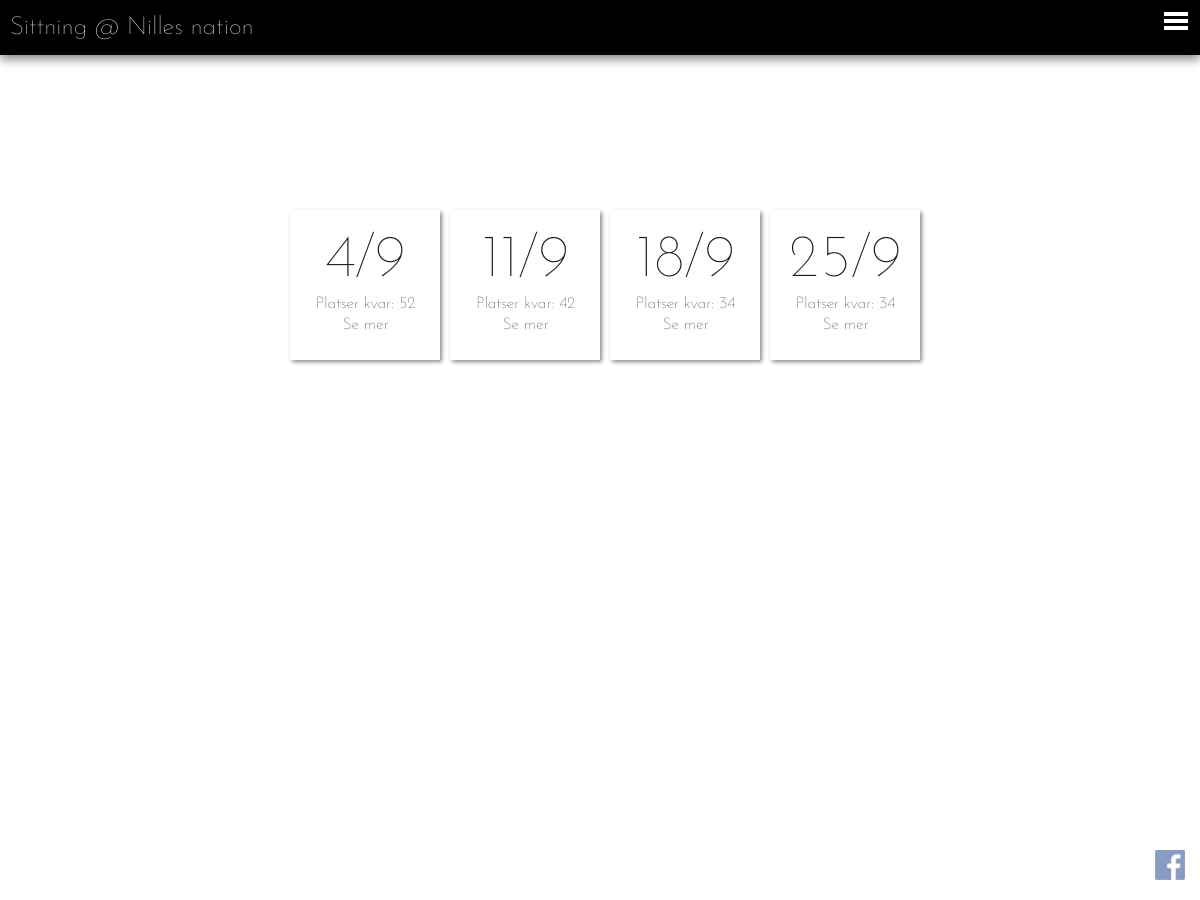
The page / on the database its author committed.
### tables this page shows
create table sitting (
	sittId 				integer auto_increment,
	sittDate			date not null,
	sittAppetiser		varchar(50),
	sittMain			varchar(50),
	sittDesert			varchar(50),
	sittPrelDeadline	date,
	sittPayDeadline		date,
	active				tinyint(1) DEFAULT 1,
	resName				varchar(30),
	spotsLeft			tinyint(1) DEFAULT 0,
	primary key(sittId),
	foreign key(resName) references restaurant(resName)
);

create table restaurant (
	resName			varchar(30),
	resNickname		varchar(30),
	resEmail		varchar(30),
	resHours		tinytext,
	resDeposit		integer,
	resPrice		integer,
	resSize			integer,
	resSummary		tinytext,
	primary key(resName)
);

### db/dbHandler.php (called while the page is built, shortened)
<?php
	require_once 'database.php';
	require_once 'dataConverter.php';
	class DatabaseHandler extends DataConverter {
		private $db;
		public function __construct() {
			$this->db = new Database(DB_SERVER, DB_USERNAME, DB_PASSWORD, DB_DATABASE);
		}
		public function connect(){
			$this->db->openConnection();
		}
		public function disconnect(){
			$this->db->closeConnection();
		}
		public function getRestaurant($name){
			$sql = "SELECT * FROM restaurant WHERE resName=?";
			$result = $this->db->executeQuery($sql, array($name));
			return $this->arrToRes($result[0]);
		}
		public function getSittings() {
			$sql = "SELECT * FROM sitting WHERE active = 1 ORDER BY sittDate";
			$result = $this->db->executeQuery($sql, array());
			return $this->arrarrSitting($result);
		}
	}
?>

### db/database.php (called while the page is built, shortened)
<?php
class Database {
  private $host;
  private $userName;
  private $password;
  private $database;
  private $conn;
  public function __construct($host, $userName, $password, $database) {
    $this->host = $host;
    $this->userName = $userName;
    $this->password = $password;
    $this->database = $database;
  }
  public function openConnection() {
    try {
      $this->conn = new PDO("mysql:host=$this->host;dbname=$this->database",
        $this->userName,  $this->password,
        array(PDO::MYSQL_ATTR_INIT_COMMAND => "SET NAMES utf8"));
      $this->conn->setAttribute(PDO::ATTR_ERRMODE, PDO::ERRMODE_EXCEPTION);
    } catch (PDOException $e) {
      $error = "Connection error: " . $e->getMessage();
      print $error . "<p>";
      unset($this->conn);
      return false;
    }
    return true;
  }
  public function closeConnection() {
    $this->conn = null;
  }
  public function isConnected() {
    return isset($this->conn);
  }
  public function executeQuery($query, $param = null) {
    try {
      $stmt = $this->conn->prepare($query);
      $stmt->execute($param);
      $result = $stmt->fetchAll();
    } catch (PDOException $e) {
      $error = "*** Internal error: " . $e->getMessage() . "<p>" . $query;
      die($error);
    }
    return $result;
  }
}
?>

### db/dataConverter.php (called while the page is built, shortened)
<?php
class DataConverter{
	 function arrToRes($arr){
		return (object) [
			'name' => $arr[0],
			'email' => $arr[1],
			'openhours' => $arr[2],
			'deposit' => $arr[3],
			'price' => $arr[4],
			'size' => $arr[5],
			'summary' => $arr[6]
		];
	}
	 function arrToSitting($arr){
		$s = (object)[
			'id' => $arr[0],
			'date' => $arr[1],
			'appetiser' => $arr[2],
			'main' => $arr[3],
			'desert' => $arr[4],
			'prelDay' => $arr[5],
			'payDay' => $arr[6],
			'spotsLeft' => $arr[9]
		];
		return $s;
	}
	function arrarrSitting($arr){
		$sittings = array();
		foreach ($arr as $key => $s) {
			$sitt = $this->arrToSitting($s);
			$sittings[] = $sitt;
		}
		return $sittings;
	}
}
?>

### index.php (the view, shortened to what this page needs)
<?php
	require_once 'header.php';
 	$dbHandler = new DatabaseHandler();
	$sittings = $dbHandler->getSittings();
	function spotsLeftTextify($spotsLeft, $resSize){
		return "Platser kvar: " . $spotsLeft;
	}
 ?>
<div class="content">
	<div class="title">
	</div>
	<div class="event-grid">
		<?php
			foreach($sittings as $row => $s) {
				$date = date('j/n', strtotime($s->date));
				?>
				<a href="./sitting.php?sittId=<?php echo $s->id; ?>" class="event-link">
				<div class="event-window" id="<?php echo $s->id; ?>">
					<div class="width">
						<div class="event-window-date">
							<?php echo $date; ?>
						</div>
						<div class="event-window-spots">
							<?php echo spotsLeftTextify($s->spotsLeft, $restaurant->size);?>
						</div>
						<div class="event-window-button">
							 Se mer
						</div>
					</div>
				</div>
				 </a>
		<?php } ?>
	</div>
</div>
<?php include 'footer.php'; ?>

### header.php (shortened to what this page needs)
<?php
	require_once 'db/dbHandler.php';
	$loggedIn = false;
	$dbHandler = new DatabaseHandler();
	$restaurant = $dbHandler->getRestaurant('Nilles nation');
?>
<!doctype html>
<html>
	<head>
		<link rel="stylesheet" type="text/css" href="css/main.css" />
	</head>
	<body>

### footer.php (shortened to what this page needs)
	<?php if ($loggedIn): ?>
		<div class="fb-login">
			<img src="https://graph.facebook.com/<?php echo $fbid; ?>/picture" />
			<span><?php echo $fbFullname; ?></span>
			<br />
			<a href="facebook-login/logout.php">Logga ut</a>
		</div>
	<?php else : ?>
		<div class="fb-login">
			<img src="images/FB-logga.png" />
			<span class="login">Logga in</span>
		</div>
	<?php endif; ?>
	<div class="header">
		<a href="index.php">Sittning @ <?php echo $restaurant->name; ?></a>
		<button class="header-button" id="open-button" onclick="toggleSide()">Open Menu</button>
	</div>
	</body>
</html>

### css/main.css (style rules this page uses)
body { margin: 0; padding: 0; font-family: 'Josefin Sans', sans-serif; font-weight: 100; background-size: cover; background-position: 50% 50%; background-repeat: no-repeat; background-attachment: fixed; background-image: url("../images/table.jpg"); min-height: 100vw; min-height: 100vh; }
body .header { height: 55px; width: 100%; position: fixed; top: 0; background-color: black; -moz-box-shadow: 0px 4px 10px rgba(0, 0, 0, 0.5); -webkit-box-shadow: 0px 4px 10px rgba(0, 0, 0, 0.5); box-shadow: 0px 4px 10px rgba(0, 0, 0, 0.5); }
body .header a { color: white; font-size: 25px; line-height: 55px; text-decoration: none; display: inline-block; margin-left: 10px; }
body .header .header-button { position: fixed; z-index: 9000; right: 0px; top: 0px; padding: 0; width: 2.5em; height: 2.25em; border: none; text-indent: 2.5em; font-size: 1.5em; color: transparent; background: transparent; outline: none; -webkit-transition: all 0.3s ease-in-out; -moz-transition: all 0.3s ease-in-out; -o-transition: all 0.3s ease-in-out; transition: all 0.3s ease-in-out; }
body .header .header-button::before { position: absolute; top: 0.5em; right: 0.5em; bottom: 1.0em; left: 1.0em; background: linear-gradient(#FFFFFF 20%, transparent 20%, transparent 40%, #FFFFFF 40%, #FFFFFF 60%, transparent 60%, transparent 80%, #FFFFFF 80%); content: ''; }
body .fb-login { height: 30px; position: fixed; display: block; bottom: 20px; right: 50px; opacity: 0.6; -webkit-transition: all 0.3s ease-in-out; -moz-transition: all 0.3s ease-in-out; -o-transition: all 0.3s ease-in-out; transition: all 0.3s ease-in-out; font-size: 13px; text-align: right; }
body .fb-login img { position: absolute; right: -35px; top: 0; width: 30px; height: 30px; vertical-align: middle; }
body .fb-login span { color: white; }
body .fb-login span.login { line-height: 30px; }
body .content { margin-top: 100px; max-width: 712px; width: 90%; margin-left: auto; margin-right: auto; padding-bottom: 50px; }
body .content .title { height: 100px; width: 90%; margin-left: auto; margin-right: auto; margin-top: 30px; text-align: center; font-size: 60px; color: white; }
body .content .event-grid { margin-left: auto; margin-right: auto; width: 90%; }
body .content .event-grid .event-link { position: relative; -webkit-transition: all 0.3s ease-in-out; -moz-transition: all 0.3s ease-in-out; -o-transition: all 0.3s ease-in-out; transition: all 0.3s ease-in-out; transform: scale(1); color: black; }
body .content .event-grid .event-window { opacity: 0.9; background-color: white; margin-left: 10px; margin-top: 10px; float: left; width: 150px; height: 150px; -moz-box-shadow: 2px 2px 4px rgba(0, 0, 0, 0.5); -webkit-box-shadow: 2px 2px 4px rgba(0, 0, 0, 0.5); box-shadow: 2px 2px 4px rgba(0, 0, 0, 0.5); text-align: center; position: relative; -webkit-transition: all 0.3s ease-in-out; -moz-transition: all 0.3s ease-in-out; -o-transition: all 0.3s ease-in-out; transition: all 0.3s ease-in-out; box-sizing: border-box; border: 1px solid white; }
body .content .event-grid .event-window .width { width: 150px; overflow: hidden; }
body .content .event-grid .event-window .width .event-window-date { margin-top: 20px; font-size: 60px; }
body .content .event-grid .event-window .width .event-window-spots { margin-top: 5px; }
body .content .event-grid .event-window .width .event-window-button { margin-top: 5px; }

### rows shown on the page
sitting: sittDate "4/9", spotsLeft.resPrice "Platser kvar: 52"
sitting: sittDate "11/9", spotsLeft.resPrice "Platser kvar: 42"
sitting: sittDate "18/9", spotsLeft.resPrice "Platser kvar: 34"
sitting: sittDate "25/9", spotsLeft.resPrice "Platser kvar: 34"
restaurant: resName "Nilles nation"
